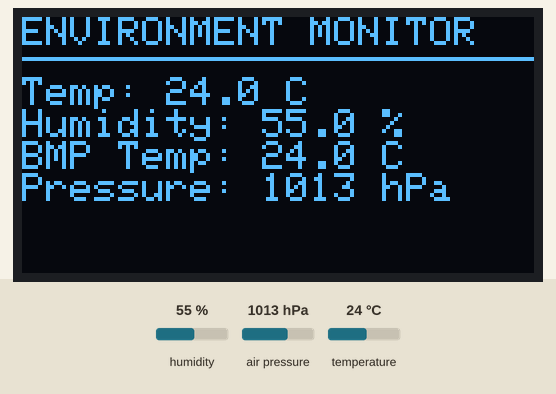
A sketch run on a simulated Arduino Uno, built with avr-gcc and run on an emulated ATmega328P. Parts: 128×64 one-colour display. The inputs (shaded band) are chosen by the test bench; at power-on: humidity 55 %, air pressure 1013 hPa, temperature 24 °C. What the sketch prints to the serial monitor is not drawn.

Above: at 3.2 s.
3.3 s: humidity set to 22 %
At 5.3 s:
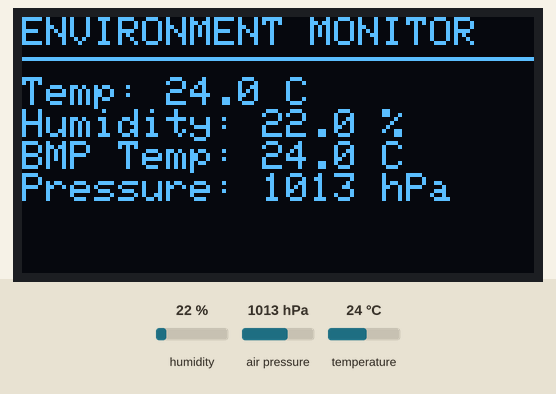
5.7 s: air pressure set to 952 hPa
At 6.8 s:
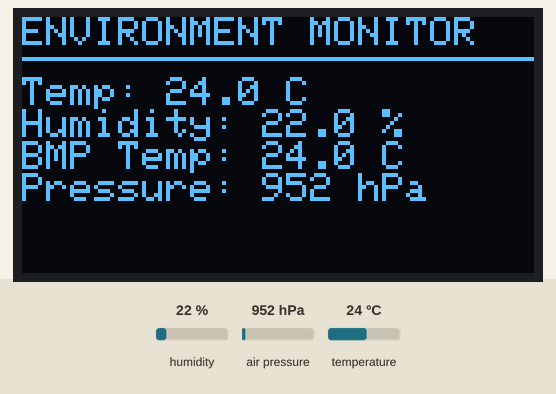
7.9 s: temperature set to 12 °C
At 9.5 s:
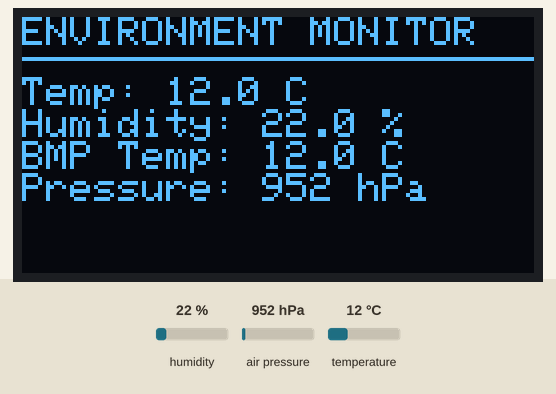
10.1 s: humidity set to 40 %
At 11.1 s:
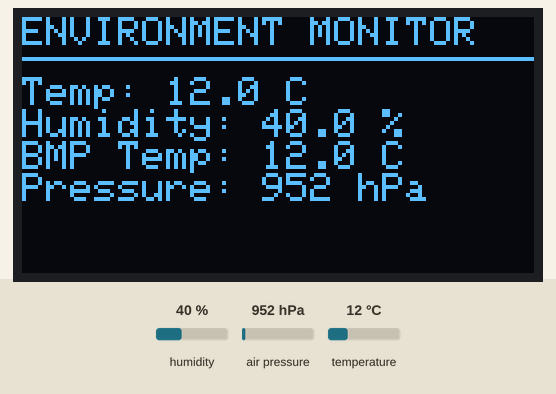
12.3 s: air pressure set to 975 hPa
At 15.3 s:
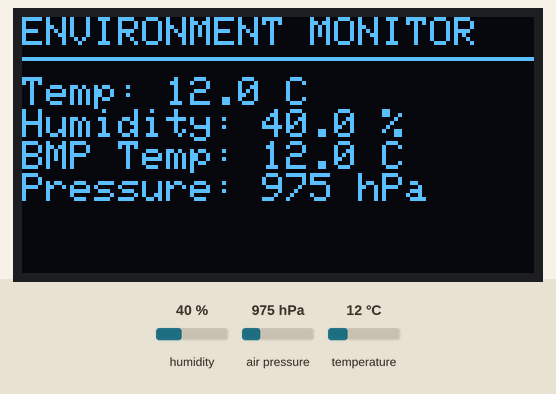
Timing chart, 0 to 16.7 s (numbered marks = the images above; inputs shaded):
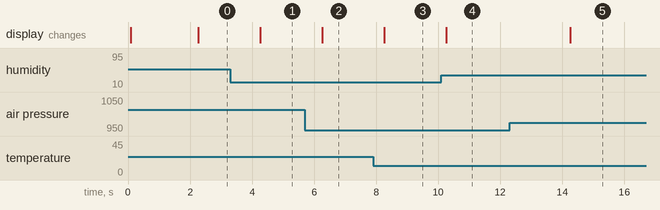

Measured:
- after the input at 3.3 s, the display: changes after 0.96 s (image 1)
- after the input at 5.7 s, the display: changes after 0.56 s (image 2)
- after the input at 7.9 s, the display: changes after 0.36 s (image 3)
- after the input at 10.1 s, the display: changes after 0.16 s (image 4)
- after the input at 12.3 s, the display: changes after 2.0 s (image 5)

The sketch:

environmental_monitor.ino
```cpp
#include <Wire.h>
#include <Adafruit_AHTX0.h>
#include <Adafruit_BMP280.h>
#include <Adafruit_GFX.h>
#include <Adafruit_SSD1306.h>

#define SCREEN_WIDTH 128
#define SCREEN_HEIGHT 64
#define OLED_RESET -1
#define OLED_ADDRESS 0x3C

Adafruit_SSD1306 display(
  SCREEN_WIDTH,
  SCREEN_HEIGHT,
  &Wire,
  OLED_RESET
);

Adafruit_AHTX0 aht;
Adafruit_BMP280 bmp;

bool oledReady = false;
bool ahtReady = false;
bool bmpReady = false;

unsigned long lastUpdate = 0;
const unsigned long updateInterval = 2000;

void setup() {
  Serial.begin(9600);
  Wire.begin();

  Serial.println(F("Starting environmental monitor..."));

  oledReady = display.begin(
    SSD1306_SWITCHCAPVCC,
    OLED_ADDRESS
  );

  if (oledReady) {
    Serial.println(F("OLED ready"));

    display.clearDisplay();
    display.setTextColor(SSD1306_WHITE);
    display.setTextSize(1);
    display.setCursor(0, 0);
    display.println(F("Starting system..."));
    display.display();
  } else {
    Serial.println(F("OLED failed"));
  }

  ahtReady = aht.begin();

  if (ahtReady) {
    Serial.println(F("AHT20 ready"));
  } else {
    Serial.println(F("AHT20 failed"));
  }

  if (bmp.begin(0x76)) {
    bmpReady = true;
    Serial.println(F("BMP280 ready at 0x76"));
  } else if (bmp.begin(0x77)) {
    bmpReady = true;
    Serial.println(F("BMP280 ready at 0x77"));
  } else {
    bmpReady = false;
    Serial.println(F("BMP280 failed"));
  }

  if (oledReady) {
    display.clearDisplay();
    display.setTextColor(SSD1306_WHITE);
    display.setTextSize(1);
    display.setCursor(0, 0);

    display.println(F("SYSTEM STATUS"));
    display.println(F("----------------"));

    display.print(F("OLED:   "));
    display.println(oledReady ? F("OK") : F("FAIL"));

    display.print(F("AHT20:  "));
    display.println(ahtReady ? F("OK") : F("FAIL"));

    display.print(F("BMP280: "));
    display.println(bmpReady ? F("OK") : F("FAIL"));

    display.display();
  }

  delay(2000);
}

void loop() {
  if (millis() - lastUpdate >= updateInterval) {
    lastUpdate = millis();

    float ahtTemperature = NAN;
    float humidity = NAN;
    float bmpTemperature = NAN;
    float pressure = NAN;

    if (ahtReady) {
      sensors_event_t humidityEvent;
      sensors_event_t temperatureEvent;

      aht.getEvent(
        &humidityEvent,
        &temperatureEvent
      );

      ahtTemperature = temperatureEvent.temperature;
      humidity = humidityEvent.relative_humidity;
    }

    if (bmpReady) {
      bmpTemperature = bmp.readTemperature();
      pressure = bmp.readPressure() / 100.0F;
    }

    printSerial(
      ahtTemperature,
      humidity,
      bmpTemperature,
      pressure
    );

    updateOLED(
      ahtTemperature,
      humidity,
      bmpTemperature,
      pressure
    );
  }
}

void printSerial(
  float ahtTemperature,
  float humidity,
  float bmpTemperature,
  float pressure
) {
  Serial.println(F("--------------------------"));

  if (ahtReady) {
    Serial.print(F("AHT20 Temp: "));
    Serial.print(ahtTemperature, 1);
    Serial.println(F(" C"));

    Serial.print(F("Humidity: "));
    Serial.print(humidity, 1);
    Serial.println(F(" %"));
  } else {
    Serial.println(F("AHT20 unavailable"));
  }

  if (bmpReady) {
    Serial.print(F("BMP280 Temp: "));
    Serial.print(bmpTemperature, 1);
    Serial.println(F(" C"));

    Serial.print(F("Pressure: "));
    Serial.print(pressure, 1);
    Serial.println(F(" hPa"));
  } else {
    Serial.println(F("BMP280 unavailable"));
  }
}

void updateOLED(
  float ahtTemperature,
  float humidity,
  float bmpTemperature,
  float pressure
) {
  if (!oledReady) {
    return;
  }

  display.clearDisplay();
  display.setTextColor(SSD1306_WHITE);
  display.setTextSize(1);

  display.setCursor(0, 0);
  display.println(F("ENVIRONMENT MONITOR"));

  display.drawLine(
    0,
    10,
    SCREEN_WIDTH - 1,
    10,
    SSD1306_WHITE
  );

  display.setCursor(0, 15);

  if (ahtReady) {
    display.print(F("Temp: "));
    display.print(ahtTemperature, 1);
    display.println(F(" C"));

    display.print(F("Humidity: "));
    display.print(humidity, 1);
    display.println(F(" %"));
  } else {
    display.println(F("AHT20 ERROR"));
  }

  if (bmpReady) {
    display.print(F("BMP Temp: "));
    display.print(bmpTemperature, 1);
    display.println(F(" C"));

    display.print(F("Pressure: "));
    display.print(pressure, 0);
    display.println(F(" hPa"));
  } else {
    display.println(F("BMP280 ERROR"));
  }

  display.display();
}
```
